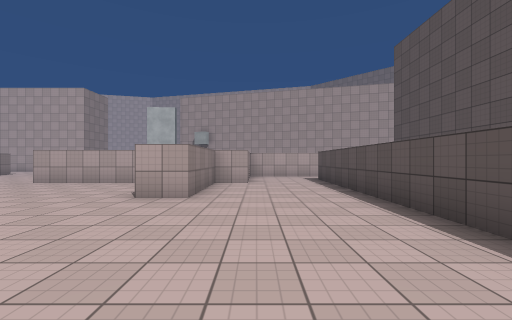
view 1 (above)

18 first-person views from a walk through a 3-D level made in the Unity game engine. The camera is 1.4 m above the floor, looks level and sees 90° across. Doors are open. The floor is counted in squares, 2 m on a side. Each view is taken from the middle of a square. On the plan, view 1 faces up. The plan holds only what a view shows up to about 9 squares ahead; the rest is blank. The place goes on beyond the plan. The player character is not drawn. Some animated figures are not drawn. Surface patterns are stand-ins for the level's own textures.

view 2
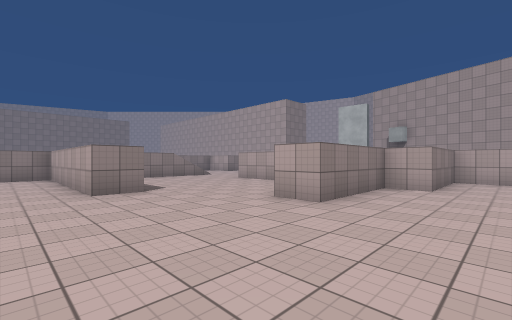

view 3
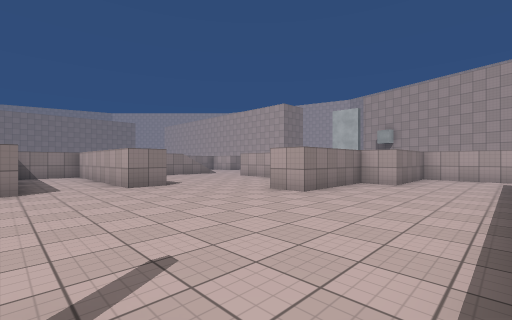

view 4
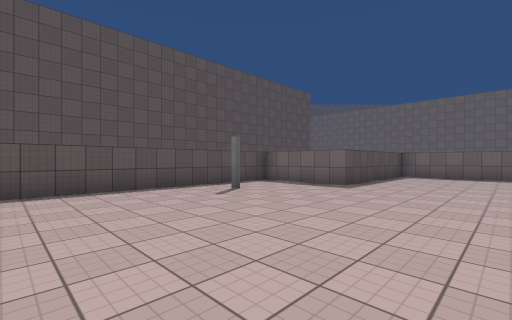

view 5
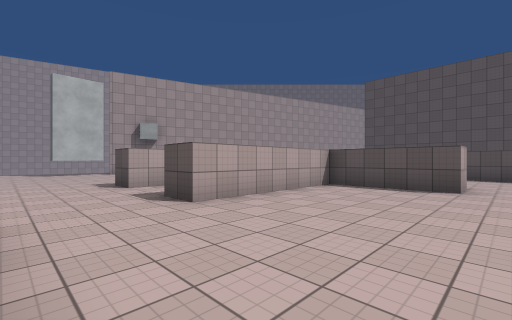

view 6
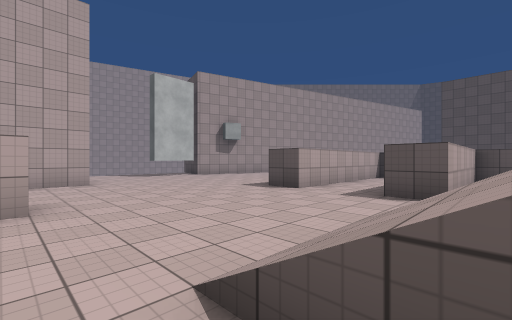

view 7
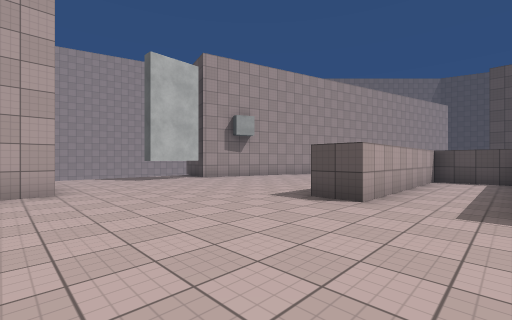

view 8
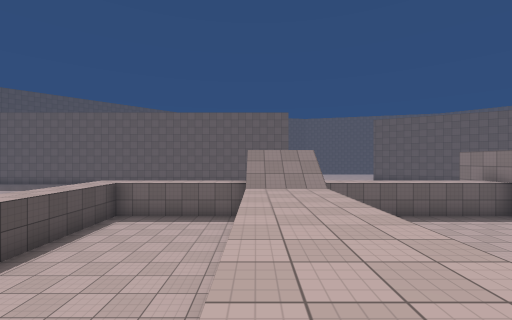

view 9
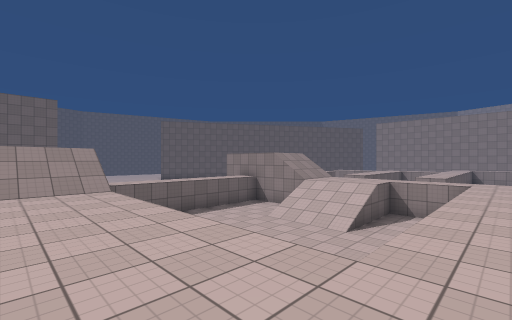

view 10
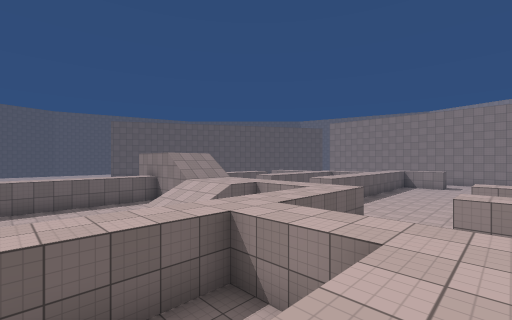

view 11
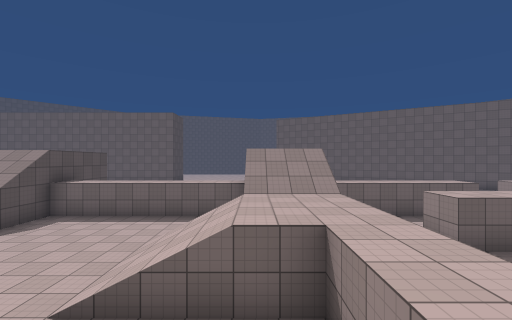

view 12
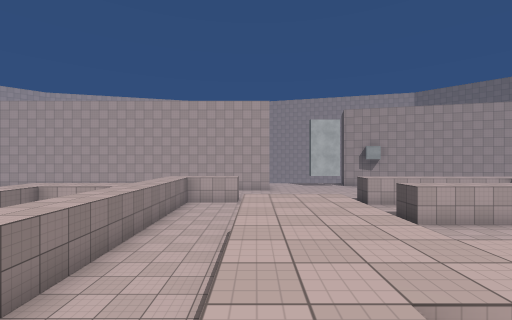

view 13
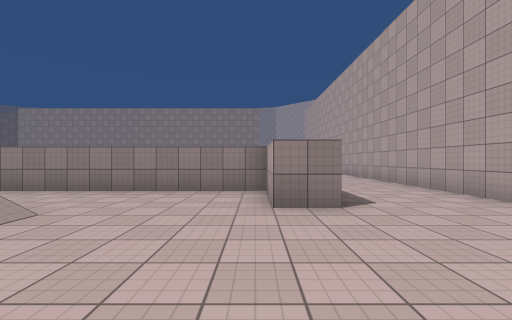

view 14
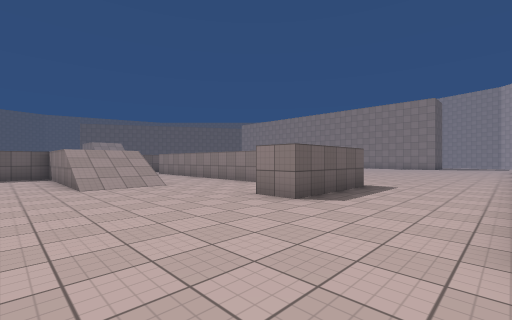

view 15
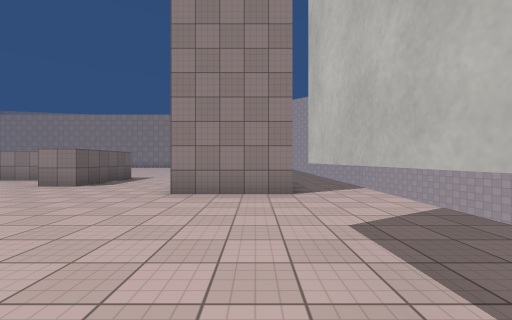

view 16
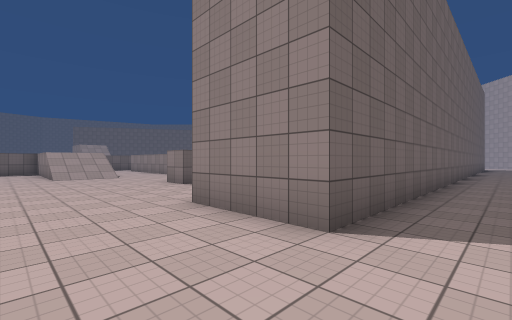

view 17
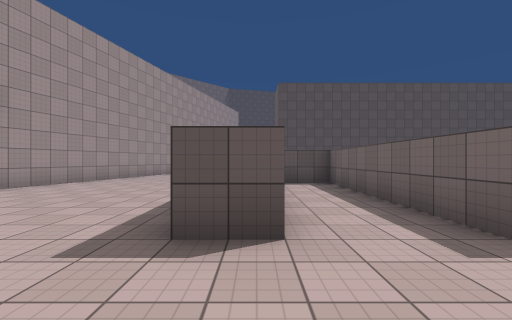

view 18
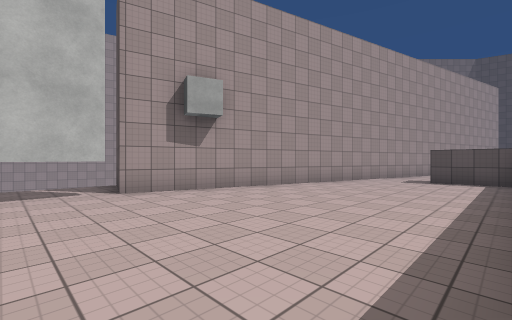

### Floor plan
Key: @ floor where view 1 was taken; # wall or solid block; . main floor; : floor 2 m higher than the main floor; + floor 4 m higher than the main floor; / step, stairs or slope; ^ raised ledge.
Columns run from 19 left of view 1 to 3 right of it. Each row starts with its distance up from view 1.
 19 ..............#
 18 ............######
 17 #########........####
 16   #######...........##
 15 .......................
 14 .......................
 13 ......................#
 12  ....###..............#
 11      #.......##########
 10      #............#...
  9   ...#............#...#
  8   ####..//...######...#
  7   # .#..//.......#....#
  6     .#..::.......#....#
  5     .#..::.......#....#
  4      #..::............#
  3  .# .#  ::::  :.......#
  2 ......  :.............#
  1 ....    :.............#
  0  ....::::::::::....@#.#
 -1     .:.......::.......#
 -2     .:..... .::.......#
 -3     .:://.. .::....####
 -4     .:://.. .::....#
 -5  ## .:://....::....#
 -6  .. .//......::....#
 -7  .. .++......//....#
 -8 ####  +#####^++#####

Where each view was taken, in squares from view 1:
view 1: 0 up, 0 right, facing up
view 2: 1 up, 1 right, facing up-left
view 3: 0 up, 2 right, facing up-left
view 4: 4 up, 4 left, facing down-right
view 5: 4 up, 9 left, facing up-right
view 6: 7 up, 12 left, facing up-right
view 7: 9 up, 11 left, facing up-right
view 8: 0 up, 5 left, facing down
view 9: 0 up, 5 left, facing down-left
view 10: 3 up, 8 left, facing down-left
view 11: 0 up, 13 left, facing down
view 12: 1 up, 11 left, facing up
view 13: 11 up, 8 left, facing left
view 14: 15 up, 8 left, facing down-left
view 15: 17 up, 5 left, facing left
view 16: 19 up, 8 left, facing down-left
view 17: 11 up, 9 left, facing right
view 18: 12 up, 7 left, facing up-right
